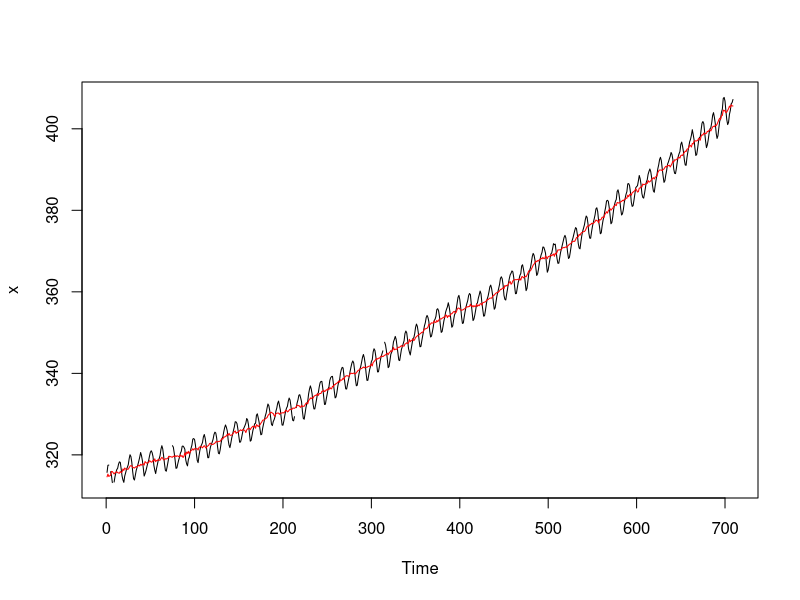
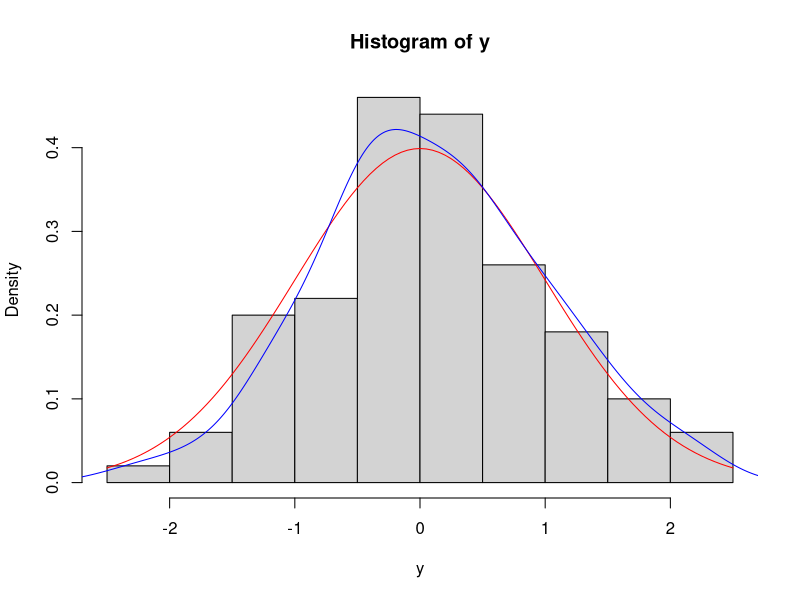

Write R code to recreate these figures, in order.
## ---- chunk 1
co2_mm_mlo <- read.table("co2_mm_mlo.txt", quote="\"")
head(co2_mm_mlo, 4)
## ---- chunk 2
co2_mm_mlo$V4[co2_mm_mlo$V4 == -99.99] <- NA
head(co2_mm_mlo, 4)
## ---- chunk 3
x <- co2_mm_mlo$V4
summary(x, na.rm = TRUE)
## ---- chunk 4
plot.ts(x)
y <- co2_mm_mlo$V6
lines(y, col = "red")
## ---- chunk 5
set.seed(123)
y <- rnorm(100)
hist(y, probability = TRUE)
curve(dnorm(x), col = "red", add = TRUE)
d <- density(y)
lines(d, col = "blue", add = TRUE)
